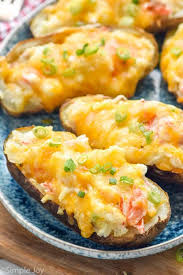
#> input picture Ekstraksi Ciri/fast-food/Baked Potato/Baked Potato-Train (101).jpeg, 183 x 275 px; its folder holds only this picture in this run
$ jupyter execute jurnal.ipynb   (older library calls are emulated)
#> lines starting #> are read from the running program, lines starting #| are printed output that depends on the picture
### MODUL VIII

#### EKSTRAKSI CIRI

[cell 1]
import cv2
import numpy as np
import os
import pandas as pd
from tqdm import tqdm
import math
import csv

cv2 untuk pemrosesan gambar, numpy digunakan untuk manipulasi data numerik, os untuk operasi pada sistem operasi, pandas untuk manipulasi dan analisis data tabular, tqdm untuk melacak kemajuan dalam loop, dan math untuk fungsi matematika umum

---

##### Lakukan normalisasi terhadap dataset tersebut kemudian resize dataset ke ukuran 256 pixel.
##### Ekstraksilah dataset yang diberikan menggunakan sudut 0, 45, 90 dan 135. Dimana masing-masing sudut tersebut akan menghasilkan matrix baru.
##### Matrix tersebut akan diekstraksi dan menghasilkan fitur berikut:
##### a. Kontras
##### b. Dissimiliarity
##### c. Homogenitas
##### d. Entropi
##### e. ASM
##### f. Energy
##### g. Correlation
##### Buatlah korelasi fitur menggunakan Person Correlation.
##### Tampilkanlah 5 korelasi tertinggi dari hasil korelasi fitur kalian.
##### Analisislah perbedaan hasil ekstraksi fitur yang sudah dilakukan.

[cell 2]
def normalisasi(folder):
#> called with folder = 'fast-food'
    image = []

    for label in os.listdir(folder):
        label_path = os.path.join(folder, label)

        if os.path.isdir(label_path):
            for filename in os.listdir(label_path):
                file_path = os.path.join(label_path, filename)
                img = cv2.imread(file_path)
#> img is the input picture: shape (275, 183, 3); mean B, G, R 92.6, 156.8, 187.9

                if img is not None:
                    normalized_image = cv2.normalize(img, None, 0, 255, cv2.NORM_MINMAX, cv2.CV_8U)
                    height, width = normalized_image.shape[:2]
#> height = 275; width = 183
                    if height > width:
                        scale_factor = 256 / height
#> scale_factor = 0.931
                    else:
                        scale_factor = 256 / width

                    resized_image = cv2.resize(normalized_image, (0, 0), fx=scale_factor, fy=scale_factor)
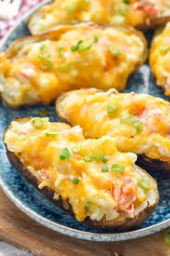
#> resized_image: shape (256, 170, 3); mean B, G, R 92.5, 156.7, 187.7
                    image.append(resized_image)

                else:
                    print(f"Gagal membaca gambar: {file_path}")
#> pass 2 of the loop in normalisasi, `for label in os.listdir(folder):`:
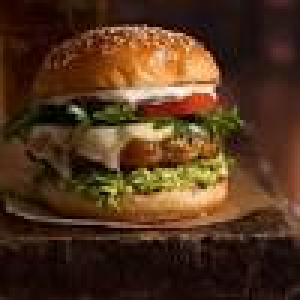
#> input picture Ekstraksi Ciri/fast-food/Burger/Burger-Train (1).jpeg, 100 x 100 px (shown 3 times larger)
#> in normalisasi, img is the input picture: shape (100, 100, 3); mean B, G, R 29.7, 51.7, 80.7
#> in normalisasi, `resized_image = cv2.resize(normalized_image, (0, 0), fx=scale_factor, ..`:
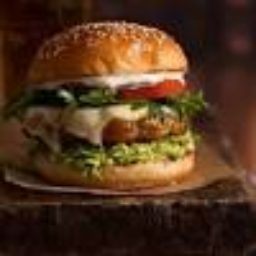
#> resized_image: shape (256, 256, 3); mean B, G, R 29.6, 51.5, 80.6

    return image

pada code diatas merupakan code untuk melakukan normalisasi dan melakukan resize pada semua citra yang berada pada folder yang ditunjuk. langkah pertama yang dilakukan adalah membuat tempat penyimpanan normalisasi dan resize dari citra. kemudian melakukan perulangan untuk mengecek folder yang dituju, jika nama folder sesuai dengan yang buat maka akan membaca semua atau seluruh gambar dari sub folder dari folder awal. kemudian melakukan normalisasi pada setiap citra lalu meresize hasil normalisasi tersebut menjadi 256 piksel. hasil dari normalisasi dan resize citra akan ditambahkan pada tempat yang telah disiapkan pada awal langkah tadi.

[cell 3]
folder = "fast-food"
images = normalisasi(folder)
#> images = 2 items

pada code diatas digunakan untuk menginisialisasi bahwa folder yang akan digunakan bernama fast-food, kemudian akan melakukan fungsi normalisasi dan telah dibuat sebelumnya dengan memanggilnya dengan parameternya yaitu folder yang akan digunakan tersebut.

[cell 4]
def derajat0(img):
    max = np.max(img)
    temp = np.zeros([max + 1, max + 1])

    for i in range(len(img)):
        for j in range(len(img[i]) - 1):
            temp[img[i, j], img[i, j + 1]] += 1

    data = temp + temp.T
    data /= np.sum(data)

    return data

pada code diatas merupakan code untuk membuat fungsi derajat 0 dengan cara pertama mencari nilai maximum dari citranya kemudian membuat array kosong yang seukuran dengan nilai maximum citra ditambah 1 kemudian melakukan perulangan untuk mengecek ukuran atau panjang dari gambar dari tinggi dan lebar dikurangi 1 kemudian melakukan perhitungan temp dan img akan ditambah 1 seiring berjalanya perulangan tersebut. kemudian hasil dari temp akan ditambahkan dengan nilai transpostnya kemudian dibagi dengan jumlah total nilai dari hasil pertambahan tadi.

[cell 5]
def derajat45(img):
    max = np.max(img)
    temp = np.zeros([max + 1, max + 1])

    for i in range(len(img) - 1):
        for j in range(len(img[i]) - 1):
            temp[img[i + 1, j], img[i, j + 1]] += 1

    data = temp + temp.T
    data /= np.sum(data)

    return data

pada code diatas merupakan code untuk membuat fungsi derajat 45 dengan cara pertama mencari nilai maximum dari citranya kemudian membuat array kosong yang seukuran dengan nilai maximum citra ditambah 1 kemudian melakukan perulangan untuk mengecek ukuran atau panjang dari gambar dari tinggi dikurangi 1 dan lebar dikurangi 1 kemudian melakukan perhitungan temp dan img akan ditambah 1 seiring berjalanya perulangan tersebut. kemudian hasil dari temp akan ditambahkan dengan nilai transpostnya kemudian dibagi dengan jumlah total nilai dari hasil pertambahan tadi.

[cell 6]
def derajat90(img):
    max = np.max(img)
    temp = np.zeros([max + 1, max + 1])

    for i in range(len(img) - 1):
        for j in range(len(img[i]) - 1):
            temp[img[i + 1, j], img[i, j]] += 1

    data = temp + temp.T
    data /= np.sum(data)

    return data

pada code diatas merupakan code untuk membuat fungsi derajat 90 dengan cara pertama mencari nilai maximum dari citranya kemudian membuat array kosong yang seukuran dengan nilai maximum citra ditambah 1 kemudian melakukan perulangan untuk mengecek ukuran atau panjang dari gambar dari tinggi dikurangi 1 dan lebar dikurangi 1 kemudian melakukan perhitungan temp dan img akan ditambah 1 seiring berjalanya perulangan tersebut. kemudian hasil dari temp akan ditambahkan dengan nilai transpostnya kemudian dibagi dengan jumlah total nilai dari hasil pertambahan tadi.

[cell 7]
def derajat135(img):
    max = np.max(img)
    temp = np.zeros([max + 1, max + 1])

    for i in range(len(img) - 1):
        for j in range(len(img[i]) - 1):
            temp[img[i, j], img[i + 1, j + 1]] += 1

    data = temp + temp.T
    data /= np.sum(data)

    return data

pada code diatas merupakan code untuk membuat fungsi derajat 135 dengan cara pertama mencari nilai maximum dari citranya kemudian membuat array kosong yang seukuran dengan nilai maximum citra ditambah 1 kemudian melakukan perulangan untuk mengecek ukuran atau panjang dari gambar dari tinggi dkurangi 1 dan lebar dikurangi 1 kemudian melakukan perhitungan temp dan img akan ditambah 1 seiring berjalanya perulangan tersebut. kemudian hasil dari temp akan ditambahkan dengan nilai transpostnya kemudian dibagi dengan jumlah total nilai dari hasil pertambahan tadi.

[cell 8]
def ekstraksi(image):
    features = []

    for img in tqdm(image, desc='Ekstraksi'):
        data = []
        data.append(derajat0(img))
        data.append(derajat45(img))
        data.append(derajat90(img))
        data.append(derajat135(img))
        features.append(data)

    return features

pada code diatas merupakan code untuk melakukan fungsi ekstraksi dari citra dengan derajat derajat yang sudah dibuat sebelumnya yaitu dari 0, 45, 90, dan 135 kemudian ditambahkan pada tempat yang sudah dibuat sebelumnya.

[cell 9]
jumlah = 150
subset = images[:jumlah]
#> subset = 2 items
features = ekstraksi(subset)
#> the loop in ekstraksi, `for img in tqdm(image, desc='Ekstraksi'):` made 2 passes
#> features = 2 items

pada code diatas merupakan code untuk membuat batasan cumlah citra yang akan diekstraksi yaitu sebanyak 150 pada setiap label, kemudian memanggil fungsi ekstraksi dengan parameter subset yaitu seluruh gambar dengan batas yang telah ditentukan yaitu 150

[cell 10]
def kontras(data):
    return sum([x * pow(i - j, 2) for i, row in enumerate(data) for j, x in enumerate(row)])

pada code diatas merupakan code untuk melakukan fungsi kontras untuk citra. fungsi ini menghitung nilai kontras dari matriks yang telah diberikan. dengan mengalikan x dengan kuadrat dari perbedaan i dan j , dengan perulangan dari setiap pasangan indeks dan nilai pada data dan pada row kemdudian menjumlahkan secara keseluruhan dari nilai-nilai tersebut

[cell 11]
def dissimilarity(data):
    return sum([abs(i - j) * x for i, row in enumerate(data) for j, x in enumerate(row)])

pada code diatas merupakan code untuk melakukan fungsi dissimilarity untuk citra. fungsi ini menghitung nilai dissimilarity dari matriks yang telah diberikan.dengan mencari nilai absolut dari perbadingan i dan j kemudian dikalikan nilai x , dengan perulangan dari setiap pasangan indeks dan nilai pada data dan pada row kemdudian menjumlahkan secara keseluruhan dari nilai-nilai tersebut

[cell 12]
def homogenitas(data):
    return sum([x / (1 + pow(i - j, 2)) for i, row in enumerate(data) for j, x in enumerate(row)])

pada code diatas merupakan code untuk melakukan fungsi homogenitas untuk citra. fungsi ini menghitung nilai homogenitas dari matriks yang telah diberikan.dengan melakukan nilai dibagi dengan 1 + kuadrat dari perbandingan i dan j , dengan perulangan dari setiap pasangan indeks dan nilai pada data dan pada row kemdudian menjumlahkan secara keseluruhan dari nilai-nilai tersebut

[cell 13]
def entropy(data):
    return -sum([x * math.log(x) for row in data for x in row if x > 0.0])

pada code diatas merupakan code untuk melakukan fungsi entropy untuk citra. fungsi ini menghitung nilai entropy dari matriks yang telah diberikan.dengan mengalikan nilai dengan log dari nilai x , dengan perulangan dari setiap pasangan indeks dan nilai pada data dan pada row dengan kondisi jika nilai x lebih dari 0.0 . kemudian menjumlahkan secara keseluruhan dari nilai-nilai tersebut dengan menjadi nilai minus.

[cell 14]
def asm(data):
    return sum([x ** 2 for row in data for x in row])

pada code diatas merupakan code untuk melakukan fungsi asm untuk citra. fungsi ini menghitung nilai asm dari matriks yang telah diberikan. dengan cara memjumlahkan total dari nilai x kuadrat dari perulangan baris pada data dan nilai x pada baris.

[cell 15]
def energy(data):
    return sum([x ** 2 for row in data for x in row])

pada code diatas merupakan code untuk melakukan fungsi asm untuk citra. fungsi ini menghitung nilai asm dari matriks yang telah diberikan. dengan cara memjumlahkan total dari nilai x kuadrat dari perulangan baris pada data dan nilai x pada baris.

[cell 16]
def korelasi(data):
    jumlahBaris = len(data)
    jumlahKolom = len(data[0])
    sumIJ = sum(i * j * data[i][j] for i in range(jumlahBaris) for j in range(jumlahKolom))
    sumI = sum(i * data[i][j] for i in range(jumlahBaris) for j in range(jumlahKolom))
    sumJ = sum(j * data[i][j] for i in range(jumlahBaris) for j in range(jumlahKolom))
    sumI_squared = sum((i - sumI) ** 2 * data[i][j] for i in range(jumlahBaris) for j in range(jumlahKolom))
    sumJ_squared = sum((j - sumJ) ** 2 * data[i][j] for i in range(jumlahBaris) for j in range(jumlahKolom))

    std_i = math.sqrt(sumI_squared)
    std_j = math.sqrt(sumJ_squared)

    if std_i != 0 and std_j != 0:
        kor = (sumIJ - sumI * sumJ) / (std_i * std_j)
    else:
        kor = 0

    return kor

pada code diatas merupakan code untuk membuat fungsi korelasi pada dataset. dengan cara mencari ukuran panjang baris dan ukuran panjang dari lebar citra. kemudian melakukan beberapa fungsi penjumlahan. pertama penjumlahan IJ dengan cara mencari nilai total dari i dikali dengan j dan dikali dengan data dengan peruangan i dengan range jumlah baris dan j jumlah kolom. kedua penjumlahan I dengan cara mencari nilai total dari i dikali dengan data dengan peruangan i dengan range jumlah baris dan j jumlah kolom, ketiga penjumlahan J dengan cara mencari nilai total dari j dan dikali dengan data dengan peruangan i dengan range jumlah baris dan j jumlah kolom, keempat penjumalahan iSquared dengan cara mencari jumlah total dari selisih I dengan hasil penjumlahan i kuadrat dan dikali dengan data dengan peruangan i dengan range jumlah baris dan j jumlah kolom, kelimapenjumalahan JSquared dengan cara mencari jumlah total dari selisih j dengan hasil penjumlahan J kuadrat dan dikali dengan data dengan peruangan i dengan range jumlah baris dan j jumlah kolom. kemudian melakukan operasi akar pada keempat dan kelima. kemudian jika hasil akar keempat tidak sama dengan 0 dan hasil akar kelima tidak sama dengan nol maka selisih dari penjumlahan hasil pertama dengan kedua yang dikali dengan ketiga dibagi dengan hasil akar dari penjumlahan keempat dikali dengan hasil akar penjumlahan kelima.

[cell 17]
data0 = []
angles = ['0', '45', '90', '135']
result = []

n = 1500

for j in tqdm(range(min(len(features), n)), desc="Ekstraksi"):
    eks = [folder]

    for i in features[j]:
        co = kontras(i)
        eks.append(co)
        di = dissimilarity(i)
        eks.append(di)
        ho = homogenitas(i)
        eks.append(ho)
        ent = entropy(i)
        eks.append(ent)
        asmV = asm(i)
        eks.append(asmV)
        en = energy(i)
        eks.append(en)
        ko = korelasi(i)
        eks.append(ko)

    result.append(eks)
#> this loop made 2 passes
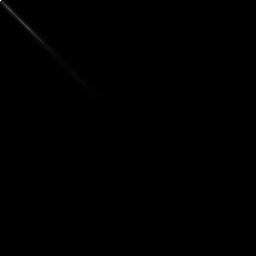
#> i: shape (256, 256) float64; min 0, max 0.0123, mean 1.53e-05; drawn with min black and max white
#> after the loop, result = 2 items

headers = ['path']
for angle in angles:
    headers.extend([f'kontras{angle}', f'dissimilarity{angle}', f'homogenitas{angle}', f'entropi{angle}', f'asm{angle}', f'energi{angle}', f'correlation{angle}'])

df = pd.DataFrame(result, columns=headers)
#> df = table of 2 rows and 29 columns
df.head(10)
#> Out = table of 2 rows and 29 columns

pada code diatas merupakan code untuk melakukan menampilkan hasil dari kontras, dissimilarity, homogenitas, entropy, asm, energy , dan korelasi dari setiap citra. dengan derajat yang sudah dibuat sebelumnya yaitu 0, 45, 90, dan 135 derajat. dan menampilkan hasil tersebut dengan data frame sehingga daa tersebut terlihat rapi

[cell 18]
subset_df = df.drop('path', axis=1)
#> subset_df = table of 2 rows and 28 columns

n_features = len(subset_df.columns)
#> n_features = 28
corr_matrix = np.zeros((n_features, n_features))

for i in range(n_features):
    for j in range(i+1, n_features):
        feature1 = subset_df.columns[i]
        feature2 = subset_df.columns[j]
        data1 = subset_df[feature1].values
        data2 = subset_df[feature2].values

        valid_indices = np.isfinite(data1) & np.isfinite(data2)
        if np.sum(valid_indices) > 0:
            corr = np.corrcoef(data1[valid_indices], data2[valid_indices])[0, 1]
            corr_matrix[i, j] = corr
            corr_matrix[j, i] = corr
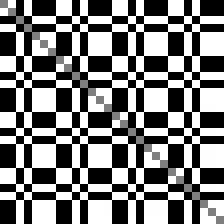
#> corr_matrix: shape (28, 28) float64 (shown 8 times larger); min -1, max 1, mean -0.0153; drawn with min black and max white

top_correlations = []
for i in range(n_features):
    for j in range(i+1, n_features):
        feature1 = subset_df.columns[i]
        feature2 = subset_df.columns[j]
        correlation = corr_matrix[i, j]
        top_correlations.append(((feature1, feature2), correlation))
#> after the loop, top_correlations = 378 items

top_correlations.sort(key=lambda x: x[1], reverse=True)
top_correlations = top_correlations[:5]
#> top_correlations = [(('kontras0', 'dissimilarity0'), 1), (('kontras0', 'entropi0'), 1), (('kontras0', 'kontras45'), 1), (('kontras0', 'entropi45'), 1), (('kontras0', 'dissimilarity90'), 1)]

print("5 Korelasi Tertinggi:")
for (feature1, feature2), correlation in top_correlations:
    print(f"{feature1} - {feature2}: {correlation}")
#> this loop made 5 passes
#| kontras0 - dissimilarity0: 1.0
#| kontras0 - entropi0: 1.0
#| kontras0 - kontras45: 1.0
#| kontras0 - entropi45: 1.0
#| kontras0 - dissimilarity90: 1.0
